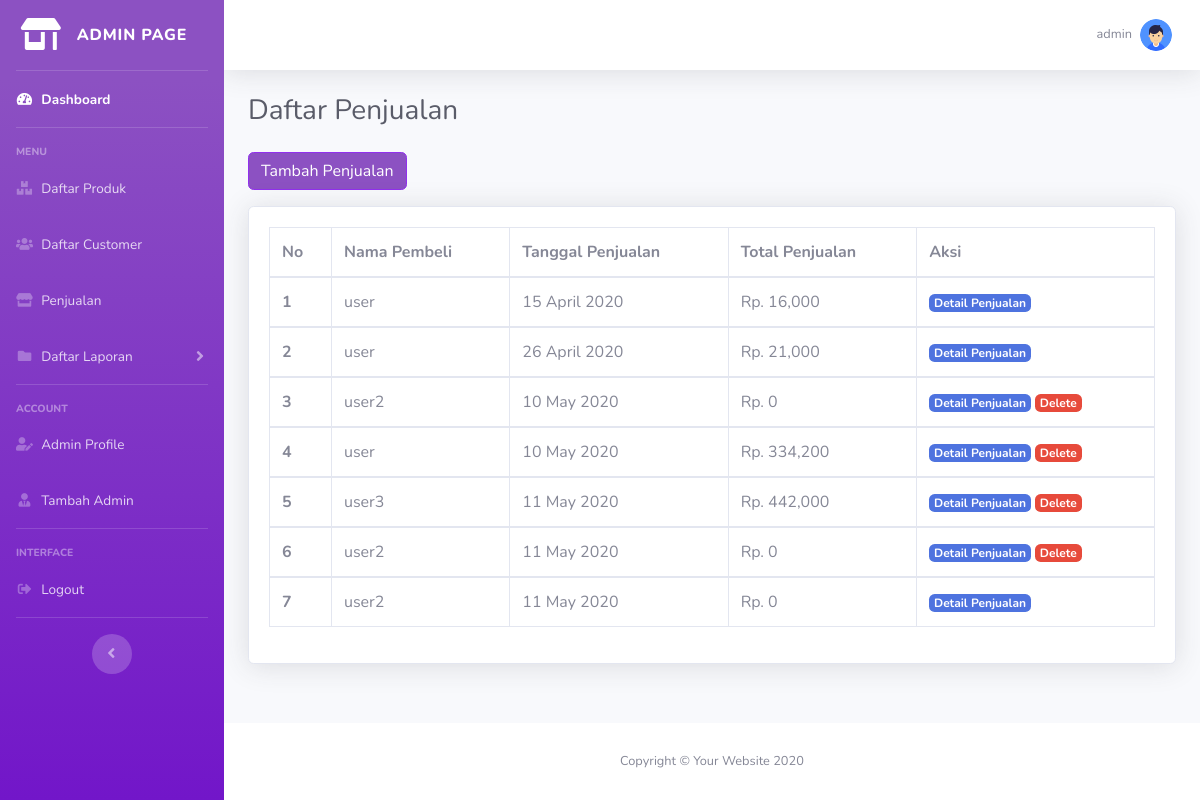
Before: /apps/penjualan.php (signed in) with the older database file.
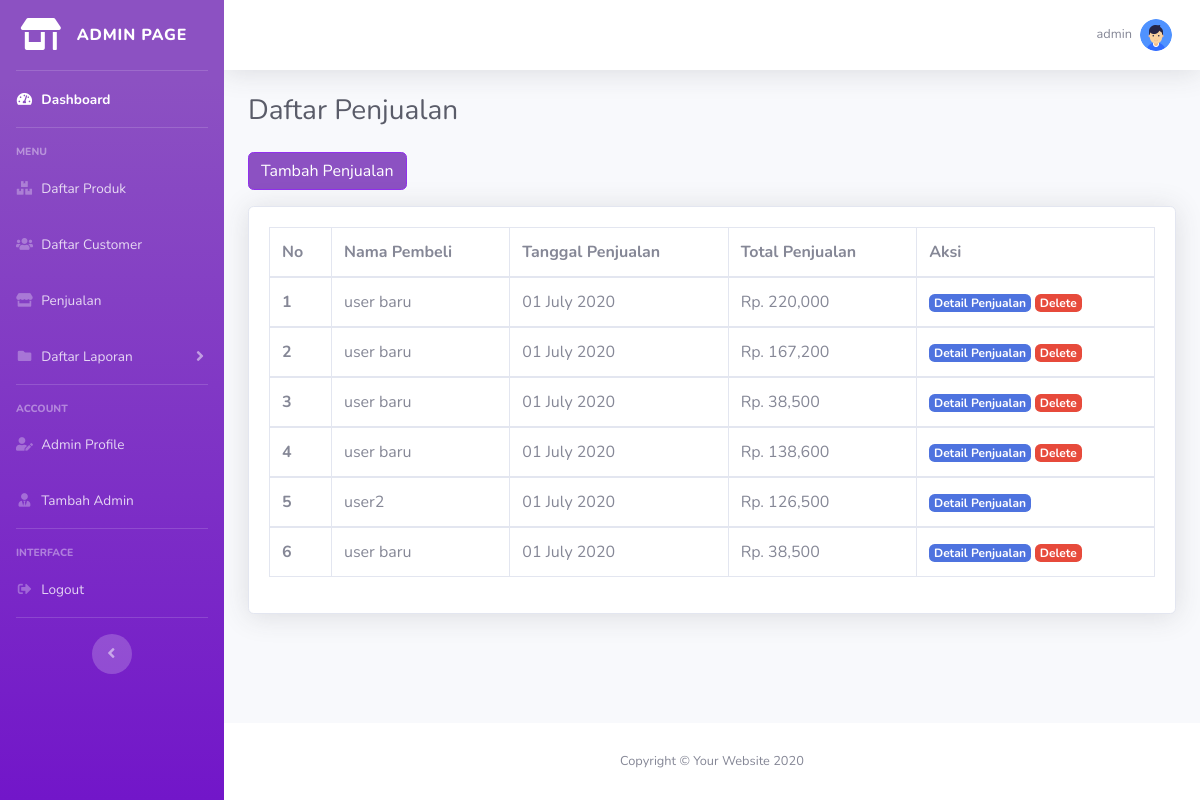
After: the same page with the newer database file.
### tables this page shows
CREATE TABLE `penjualan` (
  `id_penjualan` int(11) NOT NULL,
  `id_cust` int(11) NOT NULL,
  `tgl_penjualan` date NOT NULL,
  `total_penjualan` double NOT NULL,
  `status` varchar(20) NOT NULL
);

CREATE TABLE `customer` (
  `id_cust` int(11) NOT NULL,
  `nama` varchar(150) NOT NULL,
  `no_telp` varchar(15) NOT NULL,
  `alamat` text NOT NULL
);

### function/functionadmin.php (called while the page is built, shortened)
<?php
include 'koneksi.php';
function query($data)
{
    global $conn;
    $result = mysqli_query($conn, $data);
    $rows = [];
    while ($row = mysqli_fetch_assoc($result)) {
        $rows[] = $row;
    }
    return $rows;
}

### apps/penjualan.php (the view, shortened to what this page needs)
<?php
require '../function/functionadmin.php';
$penjualan = query("SELECT * FROM penjualan JOIN customer ON penjualan.id_cust = customer.id_cust ORDER BY tgl_penjualan ASC");
?>
<!DOCTYPE html>
<html lang="en">
<head>
    <link href="assets/vendor/fontawesome-free/css/all.min.css" rel="stylesheet" type="text/css">
    <link href="assets/css/sb-admin-2.min.css" rel="stylesheet">
</head>
<body id="page-top">
    <div id="wrapper">
        <?php include 'page/sidebar.php'; ?>
        <div id="content-wrapper" class="d-flex flex-column">
            <div id="content">
                <?php include 'page/topbar.php'; ?>
                <div class="container-fluid">
                    <div class="d-sm-flex align-items-center justify-content-between mb-4">
                        <h1 class="h3 mb-0 text-gray-800">Daftar Penjualan</h1>
                    </div>
                    <a href="addPenjualan.php" class="btn btn-ungu mb-3">Tambah Penjualan</a>
                    <div class="card shadow mb-4">
                        <div class="card-body">
                            <div class="table-responsive">
                                <table class="table table-bordered" id="dataTable" width="100%" cellspacing="0">
                                    <thead>
                                        <tr>
                                            <th scope="col">No</th>
                                            <th scope="col">Nama Pembeli</th>
                                            <th scope="col">Tanggal Penjualan</th>
                                            <th scope="col">Total Penjualan</th>
                                            <th scope="col">Aksi</th>
                                        </tr>
                                    </thead>
                                    <?php $i = 1; ?>
                                    <?php foreach ($penjualan as $p) : ?>
                                        <tbody>
                                            <tr>
                                                <th scope="row"><?= $i; ?></th>
                                                <td><?= $p['nama']; ?></td>
                                                <td><?= date('d F Y', strtotime($p['tgl_penjualan'])); ?></td>
                                                <td>Rp. <?= number_format($p['total_penjualan']); ?></td>
                                                <td>
                                                    <a href="detailPenjualan.php?id_penjualan=<?= $p["id_penjualan"]; ?>" class="badge badge-primary">Detail Penjualan</a>
                                                    <?php if ($p['status'] == 'Penjualan') : ?>
                                                        <a href="deletePenjualan.php?id_penjualan=<?= $p["id_penjualan"]; ?>" onclick="return confirm('Yakin Data Ingin Di Hapus?')" class="badge badge-danger">Delete</a>
                                                    <?php endif; ?>
                                                </td>
                                            </tr>
                                        </tbody>
                                        <?php $i++; ?>
                                    <?php endforeach; ?>
                                </table>
                            </div>
                        </div>
                    </div>
                </div>
            </div>
            <?php include 'page/footer.php'; ?>
        </div>
    </div>
</body>
</html>

Changed rows visible on the page:
removed penjualan: id_cust.nama "user", tgl_penjualan "15 April 2020", total_penjualan "16,000"
removed penjualan: id_cust.nama "user", tgl_penjualan "26 April 2020", total_penjualan "21,000"
removed penjualan: id_cust.nama "user2", tgl_penjualan "10 May 2020", total_penjualan "0"
removed penjualan: id_cust.nama "user", tgl_penjualan "10 May 2020", total_penjualan "334,200"
removed penjualan: id_cust.nama "user3", tgl_penjualan "11 May 2020", total_penjualan "442,000"
removed penjualan: id_cust.nama "user2", tgl_penjualan "11 May 2020", total_penjualan "0"
removed penjualan: id_cust.nama "user2", tgl_penjualan "11 May 2020", total_penjualan "0"
added penjualan: id_cust.nama "user baru", tgl_penjualan "01 July 2020", total_penjualan "220,000"
added penjualan: id_cust.nama "user baru", tgl_penjualan "01 July 2020", total_penjualan "167,200"
added penjualan: id_cust.nama "user baru", tgl_penjualan "01 July 2020", total_penjualan "38,500"
added penjualan: id_cust.nama "user baru", tgl_penjualan "01 July 2020", total_penjualan "138,600"
added penjualan: id_cust.nama "user2", tgl_penjualan "01 July 2020", total_penjualan "126,500"
added penjualan: id_cust.nama "user baru", tgl_penjualan "01 July 2020", total_penjualan "38,500"
